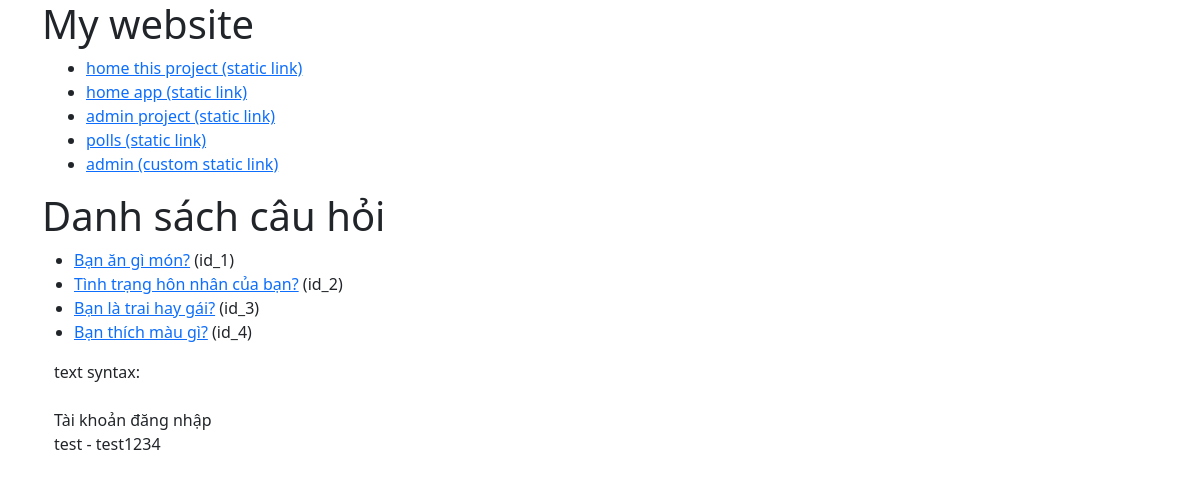
The app's page /viewvotelist/ with its own data.
### polls/models.py (models this page shows, shortened)
class Question(models.Model):
    question_text = models.CharField(max_length=200)
    time_pub = models.DateTimeField()

### polls/views.py (the view)
# urls.py: path('viewvotelist/', views.viewlist, name='viewvotelist'),
def viewlist(request):
    list_question = Question.objects.all()
    context = {"dsquest": list_question}
    return render(request, "polls/question_list.html", context)

### polls/templates/polls/question_list.html (shortened to what this page needs)
{% extends 'polls/base.html' %}
{% block content123 %}
<div class="menu container">
        <ul>
            <li><a href="../">home this project (static link)</a>
            <li><a href="{% url 'polls:viewvotelist' %}">home app (static link)</a>
            <li><a href="../admin">admin project (static link)</a></li>
<li><a href="../polls">polls (static link)</a></li>
<li><a href="../quydeptrai">admin (custom static link)</a></li>
    </div>
    <h1> Danh  sách câu hỏi</h1>
    {% if dsquest %}
<ul>
        {% for item in dsquest %}
<li><a href="{% url 'polls:detail' item.id %}">{{ item.question_text }}</a> (id_{{ item.id }})</li>
        {% endfor %}
</ul>
{% else %}
<h3 style="color:red;">Không có dữ liệu trong câu hỏi nào!!! </h3>
    {% endif %}
<div class="docs container">
    text syntax:<br>
</div>
<div class="content infopage container">
       Tài khoản đăng nhập</br>
       test - test1234
    </div>
{% endblock %}

### records on screen
Question: question_text "Bạn ăn gì món?", id "1"
Question: question_text "Tình trạng hôn nhân của bạn?", id "2"
Question: question_text "Bạn là trai hay gái?", id "3"
Question: question_text "Bạn thích màu gì?", id "4"
